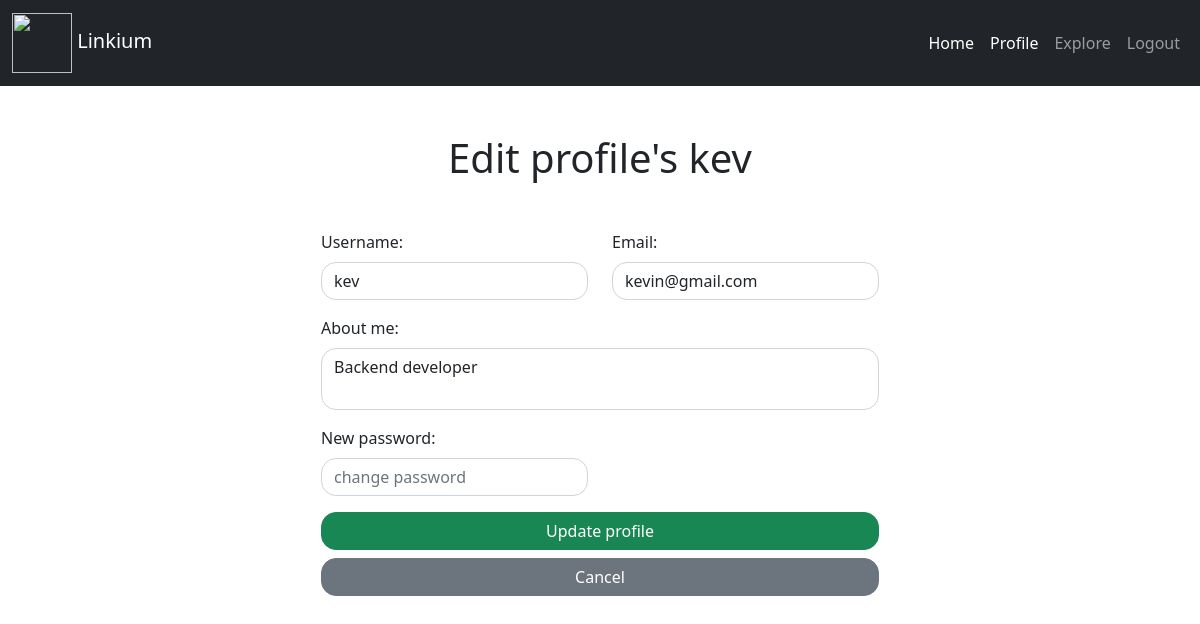
The page /edit/profile (signed in) on the database its author committed.
### app/models.py (models this page shows, shortened)
class User(db.Model, UserMixin):
    __tablename__ = "users"
    id = db.Column(db.Integer(), primary_key=True)
    username = db.Column(db.String(50), unique=True, index=True)
    email = db.Column(db.String(100), unique=True, index=True)
    password = db.Column(db.String(255))
    posts = db.relationship('Posts', backref='author', lazy='dynamic')
    about_me = db.Column(db.String(255))
    last_seen = db.Column(db.DateTime(), default=datetime.utcnow)
    followed = db.relationship(
        'User', secondary=followers,
        primaryjoin=(followers.c.follower_id == id),
        secondaryjoin=(followers.c.followed_id == id),
        backref=db.backref('followers', lazy='dynamic'), lazy='dynamic')
    @login.user_loader
    def load_user(id):
        return User.query.get(int(id))

### app/routes.py (the view)
@app.route("/edit/profile", methods=["GET", "POST"])
@login_required
def edit_profile():
    user = User.query.filter_by(username=current_user.username).first_or_404()
    form = EditProfileForm()
    if form.validate_on_submit():
        current_user.username = form.username.data
        current_user.about_me = form.about_me.data
        current_user.email = form.email.data
        if form.password.data:
            current_user.password_hash(form.password.data)
        db.session.commit()
        flash('Your changes have been saved', 'success')
        return redirect(url_for('profile', username=current_user.username))
    elif request.method == "GET":
        form.username.data = current_user.username
        form.about_me.data = current_user.about_me
        form.email.data = current_user.email
    return render_template("edit_profile.html", title="Edit profile", user=user, form=form)

### app/forms.py
class EditProfileForm(FlaskForm):
    username = StringField(label="Username")
    about_me = TextAreaField(label="About me")
    email = EmailField(label="Email", validators=[Email()])
    password = PasswordField(label="Password")
    submit = SubmitField(label="Update profile")

### app/routes.py (called while the page is built)
@app.before_request
def before_request():
    if current_user.is_authenticated:
        current_user.last_seen = datetime.utcnow()
        db.session.commit()

### app/templates/edit_profile.html (shortened to what this page needs)
{% extends 'base.html' %}
{% block content %}
    <h1 class="m-5 text-center">Edit profile's {{user.username}}</h1>
    <div class="col-xs-12 col-sm-12 col-md-8 col-lg-6 offset-lg-3 offset-md-2">
        <form method="post" novalidate>
            <div class="row">
                <div class="col">
                    <div class="mb-3">
                        <label for="exampleInputEmail1" class="form-label">Username:</label>
                        {{ form.username(class="form-control", placeholder="new username") }}
                    </div>
                </div>
                <div class="col">
                    <div class="mb-3">
                        <label for="exampleInputEmail1" class="form-label">Email:</label>
                        {{ form.email(class="form-control", placeholder="new email") }}
                    </div>
                </div>
            </div>
            <div class="row">
                <div class="col">
                    <div class="mb-3">
                        <label for="exampleInputEmail1" class="form-label">About me:</label>
                        {{ form.about_me(class="form-control about-me", placeholder="what about you?") }}
                    </div>
                </div>
            </div>
            <div class="row">
                <div class="col-6">
                    <div class="mb-3">
                        <label for="exampleInputEmail1" class="form-label">New password:</label>
                        {{ form.password(class="form-control", placeholder="change password") }}
                    </div>
                </div>
            </div>
            <div class="row">
                <div class="d-grid gap-2">
                    {{ form.submit(class="btn btn-success btn-update") }}
                </div>
                <div class="d-grid gap-2">
                  <a class="btn btn-secondary mt-2 btn-back" href="{{ url_for('profile', username=current_user.username) }}">Cancel</a>
                </div>
            </div>
        </form>
    </div>
{% endblock %}

### app/templates/edit_profile.html (style rules this page uses)
.about-me { resize: none; }
.btn-update { border-radius: 15px; }
.btn-back { border-radius: 15px; }
.form-control { border-radius: 15px; }

### rows shown on the page
User: username "kev", email "kevin@gmail.com", about_me "Backend developer"
